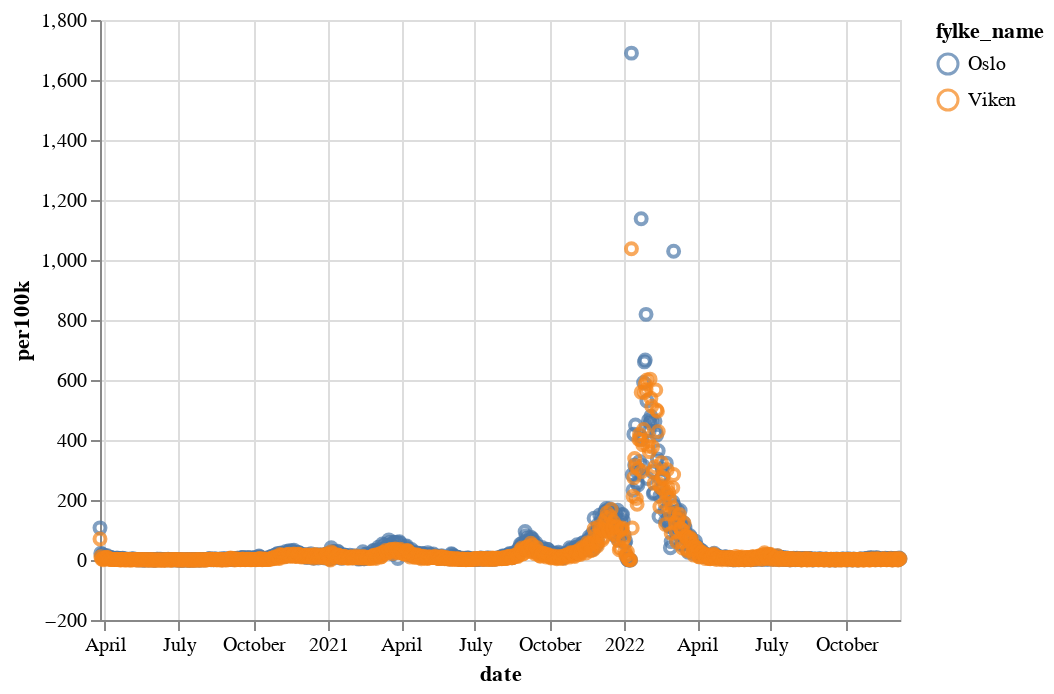

The notebook cell this image was saved under:
### Code cell
subset = cases[cases.fylke_name.isin(["Oslo", "Viken"])]


daily = (
    alt.Chart(subset)
    .mark_point()
    .encode(
        x="date:T",
        y="per100k",
        color="fylke_name",
        tooltip=[
            "fylke_name",
            "population",
            "per100k",
            "cases",
        ],
    )
)
daily

### Figure 1 — Vega-Lite specification as saved in the notebook (floating-point values rounded to 4 significant figures; data arrays with more than 128 entries replaced by an {"elided": "..."} marker saying what was removed)
{"config": {"view": {"continuousWidth": 400, "continuousHeight": 300}}, "data": {"name": "data-a0cd27ddeffd015da6e0a33ea4e42e50"}, "mark": "point", "encoding": {"color": {"field": "fylke_name", "type": "nominal"}, "tooltip": [{"field": "fylke_name", "type": "nominal"}, {"field": "population", "type": "quantitative"}, {"field": "per100k", "type": "quantitative"}, {"field": "cases", "type": "quantitative"}], "x": {"field": "date", "type": "temporal"}, "y": {"field": "per100k", "type": "quantitative"}}, "$schema": "https://vega.github.io/schema/vega-lite/v4.17.0.json", "datasets": {"data-a0cd27ddeffd015da6e0a33ea4e42e50": {"elided": "1970 records"}}}
